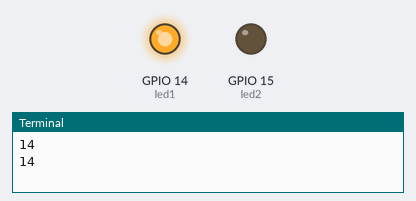
Recording of a program running on a simulated Raspberry Pi (BCM pin numbers). On the bench: output pins drawn as LEDs (lit = HIGH), the last lines printed to the terminal. Random numbers come from a fixed seed.

Above: at 0.15 s.
At 29.4 s:
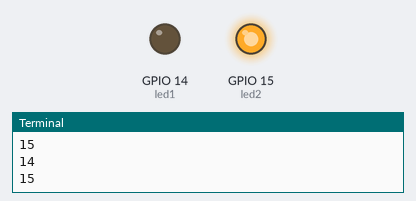
Timing chart, 0 to 40.0 s (numbered marks = the images above):
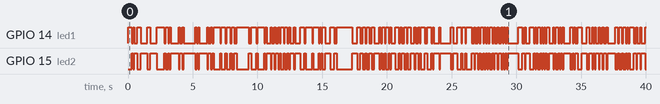

The program:

led3.py
```python
import RPi.GPIO as GPIO
import time
import random

led1 = 14
led2 = 15

GPIO.setmode( GPIO.BCM )
GPIO.setwarnings( False )

def led_init( led1, led2 ):
    GPIO.setup( led1, GPIO.OUT )
    GPIO.setup( led2, GPIO.OUT )

def led_on( led_pin ):
    GPIO.output( led_pin, True )

def led_off( led_pin ):
    GPIO.output( led_pin, False )

if __name__ == "__main__":
    led_init( led1, led2 )
    random.seed( 2 )

    while True:
        led_pin = random.randint( 14, 15 )
        print( led_pin )

        led_on( led_pin )
        led_off( led_pin ^ 0x01 )
        time.sleep( 0.1 )
```

Measured:
- by itself, GPIO 14 (led1): LOW → HIGH at 0.00 s, → LOW 0.30 s later, → HIGH 0.10 s later, → LOW 0.10 s later, … (193 changes in this stretch)
- by itself, GPIO 15 (led2): LOW → HIGH at 0.30 s, → LOW 0.10 s later, → HIGH 0.10 s later, → LOW 0.20 s later, … (192 changes in this stretch)
